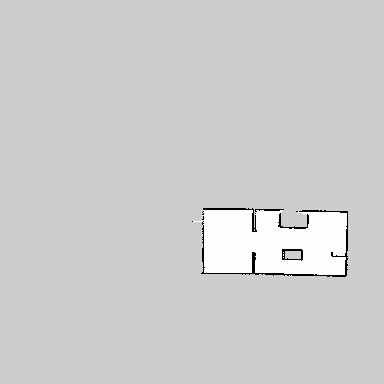
#> input picture navegacion_geometrica/mapas/teleoperacion/escenario1_keyboard.pgm, 384 x 384 px, found by its file name
$ python comparacion.py
#> lines starting #> are read from the running program, lines starting #| are printed output that depends on the picture; after the words box and inside, x2 and y2 are one past the last pixel; in counts of white or black regions, pixels touching at a corner belong together
import cv2
import numpy as np
from datetime import datetime

# Abrir archivo para guardar resultados
output_file = open('resultados_comparacion.md', 'w', encoding='utf-8')

def escribir(texto):
    """Escribe en terminal y en archivo"""
    print(texto)
    output_file.write(texto + '\n')

def calcular_porcentaje(mapa_referencia_path, mapa_autonomo_path):
    # Leer las imágenes en escala de grises
#> called with mapa_autonomo_path = 'mapas/exploration/mapa_escenario1.pgm'
    img_ref = cv2.imread(mapa_referencia_path, cv2.IMREAD_GRAYSCALE)
#> img_ref is the input picture: shape (384, 384); min 0, max 254, mean 206.3
    img_aut = cv2.imread(mapa_autonomo_path, cv2.IMREAD_GRAYSCALE)
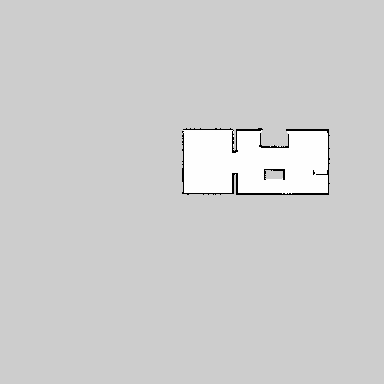
#> input picture navegacion_geometrica/mapas/exploration/mapa_escenario1.pgm, 384 x 384 px, found by its file name
#> img_aut is the input picture: shape (384, 384); min 0, max 254, mean 206.4

    if img_ref is None or img_aut is None:
        escribir("Error: No se pudieron cargar las imágenes.")
        return

    # En los mapas de ROS, el espacio libre suele tener un valor de 254
    # Creamos una máscara que solo tenga en cuenta los píxeles blancos (espacio libre)
    _, mascara_ref = cv2.threshold(img_ref, 250, 255, cv2.THRESH_BINARY)
#> mascara_ref: shape (384, 384); 5.4% white; 10 white regions (9 under 20 px), largest, box (x1, y1, x2, y2) and area: (193, 210, 347, 275) 8024
    _, mascara_aut = cv2.threshold(img_aut, 250, 255, cv2.THRESH_BINARY)
#> mascara_aut: shape (384, 384); 5.5% white; 10 white regions (9 under 20 px), largest, box (x1, y1, x2, y2) and area: (183, 130, 328, 194) 8032

    # Contar cuántos píxeles de espacio libre hay en cada mapa
    pixeles_libres_ref = cv2.countNonZero(mascara_ref)
#> pixeles_libres_ref = 8034
    pixeles_libres_aut = cv2.countNonZero(mascara_aut)
#> pixeles_libres_aut = 8043

    # Calcular el porcentaje
    porcentaje = (pixeles_libres_aut / pixeles_libres_ref) * 100
#> porcentaje = 100.1

    escribir(f"Píxeles libres (Teleoperado - Referencia): {pixeles_libres_ref}")
    escribir(f"Píxeles libres (Autónomo): {pixeles_libres_aut}")
    escribir(f"PORCENTAJE EXPLORADO: {porcentaje:.2f}%")

# Agregar cabecera al archivo
escribir("# Resultados de Comparación de Mapas\n")
escribir(f"Generado: {datetime.now().strftime('%Y-%m-%d %H:%M:%S')}\n")
escribir("---\n")

# Ejemplo de uso (cambia los nombres por los tuyos)
escribir("## Comparación entre mapa teleoperado y mapa autónomo escenario 1:")
calcular_porcentaje('mapas/teleoperacion/escenario1_keyboard.pgm', 'mapas/exploration/mapa_escenario1.pgm')
escribir("")
escribir("## Comparación entre mapa teleoperado y mapa autónomo escenario 2:")
calcular_porcentaje('mapas/teleoperacion/escenario2_keyboard.pgm', 'mapas/exploration/mapa_escenario2.pgm')
#> call 2 of calcular_porcentaje, with mapa_autonomo_path = 'mapas/exploration/mapa_escenario2.pgm'
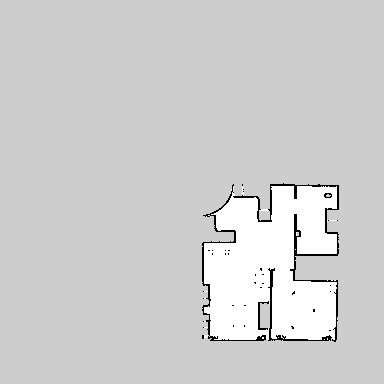
#> input picture navegacion_geometrica/mapas/teleoperacion/escenario2_keyboard.pgm, 384 x 384 px, found by its file name
#> in calcular_porcentaje, img_ref is the input picture: shape (384, 384); min 0, max 254, mean 207.4
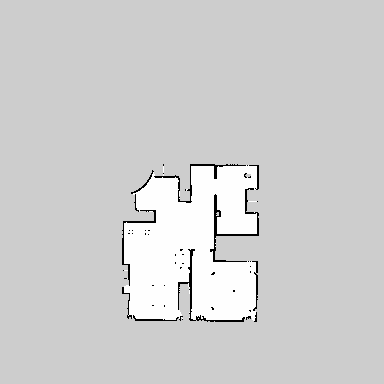
#> input picture navegacion_geometrica/mapas/exploration/mapa_escenario2.pgm, 384 x 384 px, found by its file name
#> in calcular_porcentaje, img_aut is the input picture: shape (384, 384); min 0, max 254, mean 207.7
#> in calcular_porcentaje (call 2), `_, mascara_ref = cv2.threshold(img_ref, 250, 255, cv2.THRESH_BINARY)`: mascara_ref: shape (384, 384); 10.6% white; 26 white regions (25 under 20 px), largest, box (x1, y1, x2, y2) and area: (204, 186, 337, 340) 15599
#> in calcular_porcentaje (call 2), `_, mascara_aut = cv2.threshold(img_aut, 250, 255, cv2.THRESH_BINARY)`: mascara_aut: shape (384, 384); 10.6% white; 25 white regions (24 under 20 px), largest, box (x1, y1, x2, y2) and area: (124, 165, 257, 321) 15583
#> in calcular_porcentaje (call 2), `pixeles_libres_ref = cv2.countNonZero(mascara_ref)`: pixeles_libres_ref = 15681
#> in calcular_porcentaje (call 2), `pixeles_libres_aut = cv2.countNonZero(mascara_aut)`: pixeles_libres_aut = 15643
#> in calcular_porcentaje (call 2), `porcentaje = (pixeles_libres_aut / pixeles_libres_ref) * 100`: porcentaje = 99.76
escribir("")
escribir("## Comparación entre mapa teleoperado y mapa autónomo escenario 3:")
calcular_porcentaje('mapas/teleoperacion/escenario3_keyboard.pgm', 'mapas/exploration/mapa_escenario3.pgm')
#> call 3 of calcular_porcentaje, with mapa_autonomo_path = 'mapas/exploration/mapa_escenario3.pgm'
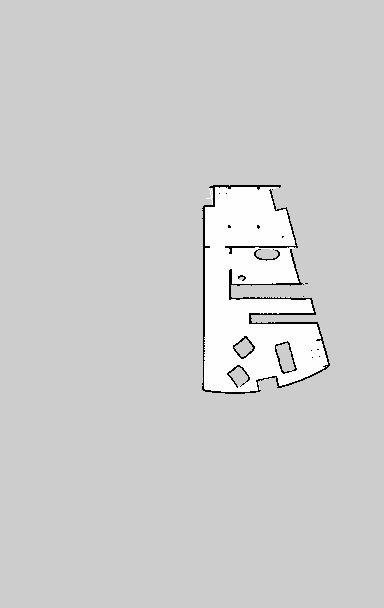
#> input picture navegacion_geometrica/mapas/teleoperacion/escenario3_keyboard.pgm, 384 x 608 px, found by its file name
#> in calcular_porcentaje, img_ref is the input picture: shape (608, 384); min 0, max 254, mean 206.3
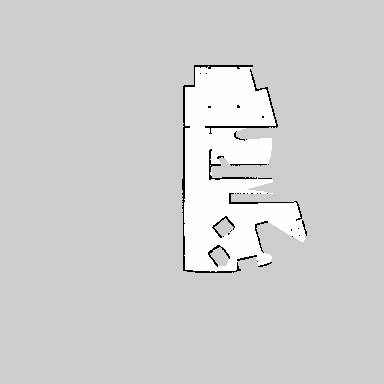
#> input picture navegacion_geometrica/mapas/exploration/mapa_escenario3.pgm, 384 x 384 px, found by its file name
#> in calcular_porcentaje, img_aut is the input picture: shape (384, 384); min 0, max 254, mean 207.4
#> in calcular_porcentaje (call 3), `_, mascara_ref = cv2.threshold(img_ref, 250, 255, cv2.THRESH_BINARY)`:
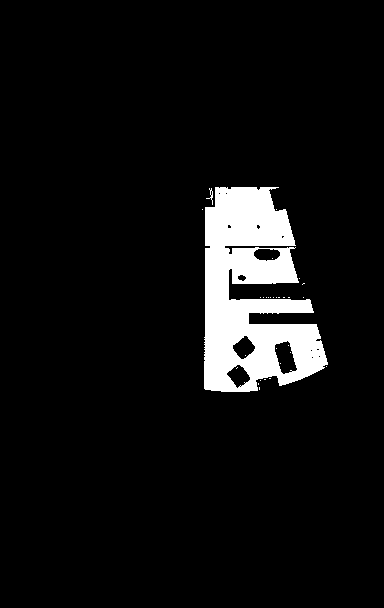
#> mascara_ref: shape (608, 384); 6.7% white; 30 white regions (28 under 20 px), largest, box (x1, y1, x2, y2) and area: (204, 187, 328, 392) 15675, (206, 188, 213, 205) 32
#> in calcular_porcentaje (call 3), `_, mascara_aut = cv2.threshold(img_aut, 250, 255, cv2.THRESH_BINARY)`:
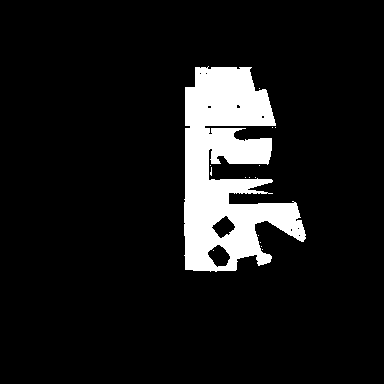
#> mascara_aut: shape (384, 384); 9.8% white; 15 white regions (14 under 20 px), largest, box (x1, y1, x2, y2) and area: (184, 66, 306, 272) 14393
#> in calcular_porcentaje (call 3), `pixeles_libres_ref = cv2.countNonZero(mascara_ref)`: pixeles_libres_ref = 15746
#> in calcular_porcentaje (call 3), `pixeles_libres_aut = cv2.countNonZero(mascara_aut)`: pixeles_libres_aut = 14418
#> in calcular_porcentaje (call 3), `porcentaje = (pixeles_libres_aut / pixeles_libres_ref) * 100`: porcentaje = 91.57
escribir("")
escribir("## Comparación entre mapa teleoperado y mapa autónomo escenario 4:")
calcular_porcentaje('mapas/teleoperacion/estudio_keyboard.pgm', 'mapas/exploration/mapa_estudio.pgm')

escribir("\n---\n")
escribir("## Comparación entre mapa teleoperado y mapa autónomo (con sensores para evitar colisiones) escenario 1:")
calcular_porcentaje('mapas/teleoperacion/escenario1_keyboard.pgm', 'mapas/sensores/escenario1_sensores.pgm')
escribir("")
escribir("## Comparación entre mapa teleoperado y mapa autónomo (con sensores para evitar colisiones) escenario 2:")
calcular_porcentaje('mapas/teleoperacion/escenario2_keyboard.pgm', 'mapas/sensores/escenario2_sensores.pgm')
escribir("")
escribir("## Comparación entre mapa teleoperado y mapa autónomo (con sensores para evitar colisiones) escenario 3:")
calcular_porcentaje('mapas/teleoperacion/escenario3_keyboard.pgm', 'mapas/sensores/escenario3_sensores.pgm')
escribir("")
escribir("## Comparación entre mapa teleoperado y mapa autónomo (con sensores para evitar colisiones) escenario 4:")
calcular_porcentaje('mapas/teleoperacion/estudio_keyboard.pgm', 'mapas/sensores/estudio_sensores.pgm')

# Cerrar archivo
output_file.close()
print("\n✓ Resultados guardados en 'resultados_comparacion.md'")
